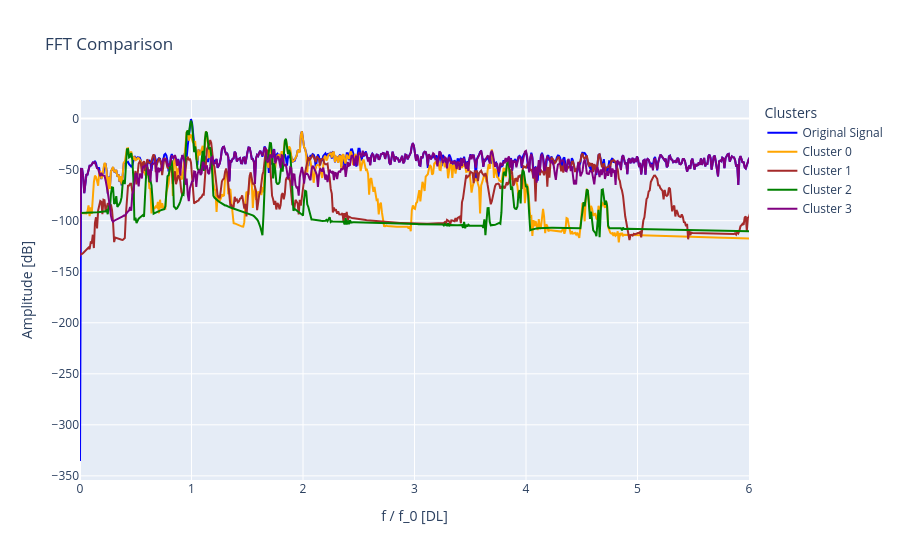
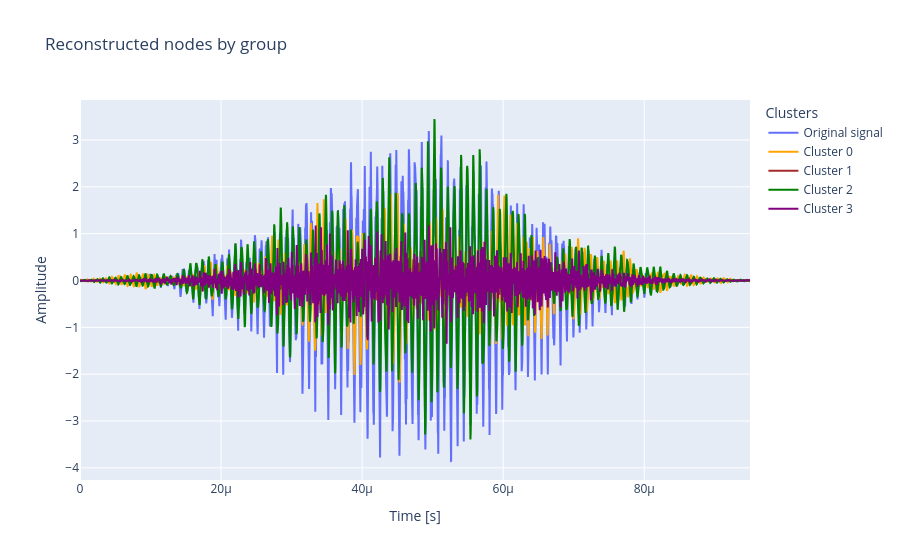

Write notebook code for charts like these, in order.
### Code cell
# Set clusters to None to plot all of them, otherwise, plot a list of int
fig = plot.plot_fft_by_group(
    tr_ob, labels, no_clusters, sampling_rate,
    clusters=None, xlim=6, fundamental_freq=frequency,
    freq_threshold=freq_threshold
)

save_figure(fig, f"fft_results_{voltage}_{pcd_number}")
fig = plot.plot_reconstructions_by_group(tr_ob, labels, no_clusters, t_plot, freq_threshold)

### Figure 1 — Plotly figure (JSON) as saved in the notebook; plotly's stock layout.template omitted (floating-point values rounded to 4 significant figures; data arrays with more than 128 entries replaced by an {"elided": "..."} marker saying what was removed)
{"data": [{"line": {"color": "blue"}, "mode": "lines", "name": "Original Signal", "type": "scatter", "x": {"elided": "9500 float values"}, "y": {"elided": "9500 float values"}}, {"line": {"color": "orange"}, "mode": "lines", "name": "Cluster 0", "type": "scatter", "x": {"elided": "9500 float values"}, "y": {"elided": "9500 float values"}}, {"line": {"color": "brown"}, "mode": "lines", "name": "Cluster 1", "type": "scatter", "x": {"elided": "9500 float values"}, "y": {"elided": "9500 float values"}}, {"line": {"color": "green"}, "mode": "lines", "name": "Cluster 2", "type": "scatter", "x": {"elided": "9500 float values"}, "y": {"elided": "9500 float values"}}, {"line": {"color": "purple"}, "mode": "lines", "name": "Cluster 3", "type": "scatter", "x": {"elided": "9500 float values"}, "y": {"elided": "9500 float values"}}], "layout": {"legend": {"title": {"text": "Clusters"}}, "title": {"text": "FFT Comparison"}, "xaxis": {"range": [0, 6], "title": {"text": "f / f_0 [DL]"}}, "yaxis": {"title": {"text": "Amplitude [dB]"}}}}

### Figure 2 — Plotly figure (JSON) as saved in the notebook; plotly's stock layout.template omitted (floating-point values rounded to 4 significant figures; data arrays with more than 128 entries replaced by an {"elided": "..."} marker saying what was removed)
{"data": [{"mode": "lines", "name": "Original signal", "type": "scatter", "x": {"elided": "19001 float values"}, "y": {"elided": "19001 float values"}}, {"line": {"color": "orange"}, "mode": "lines", "name": "Cluster 0", "type": "scatter", "x": {"elided": "19001 float values"}, "y": {"elided": "19001 float values"}}, {"line": {"color": "brown"}, "mode": "lines", "name": "Cluster 1", "type": "scatter", "x": {"elided": "19001 float values"}, "y": {"elided": "19001 float values"}}, {"line": {"color": "green"}, "mode": "lines", "name": "Cluster 2", "type": "scatter", "x": {"elided": "19001 float values"}, "y": {"elided": "19001 float values"}}, {"line": {"color": "purple"}, "mode": "lines", "name": "Cluster 3", "type": "scatter", "x": {"elided": "19001 float values"}, "y": {"elided": "19001 float values"}}], "layout": {"legend": {"title": {"text": "Clusters"}}, "title": {"text": "Reconstructed nodes by group"}, "xaxis": {"title": {"text": "Time [s]"}}, "yaxis": {"title": {"text": "Amplitude"}}}}
